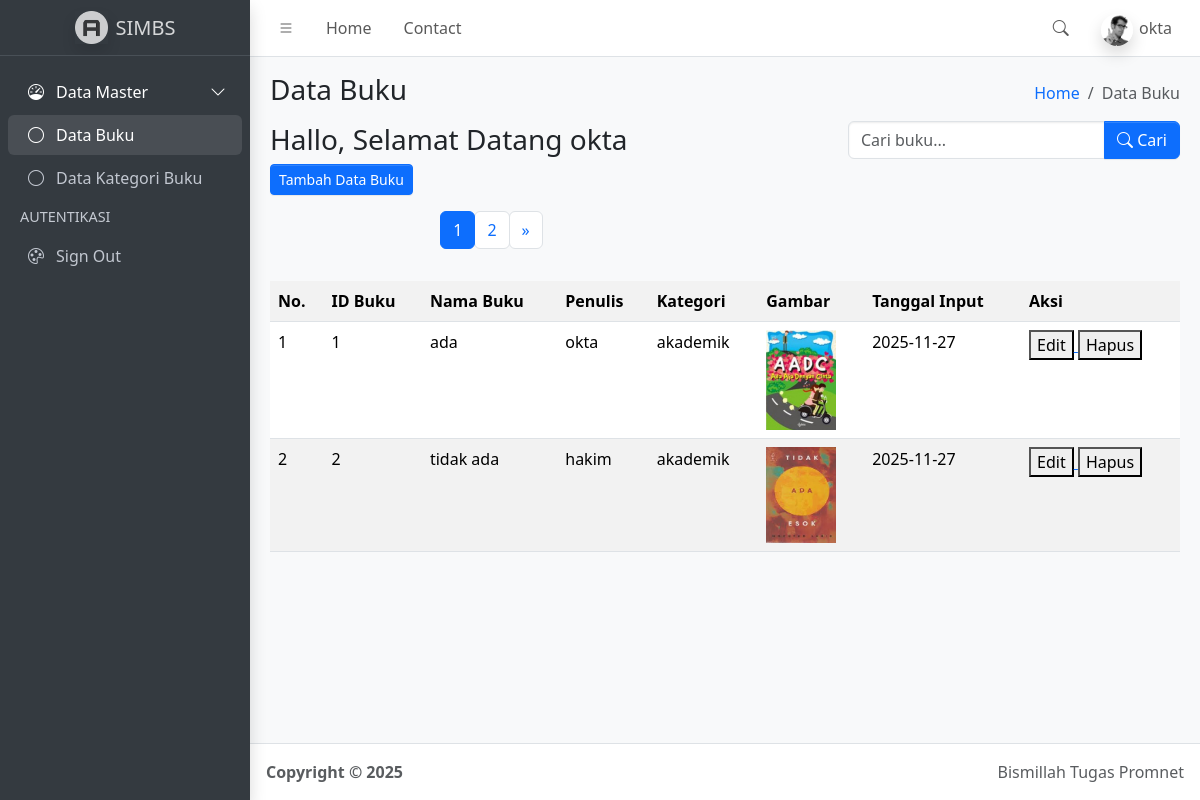
/index.php (signed in), run on the app's committed database.
### tables this page shows
CREATE TABLE `buku` (
  `id_buku` int(50) NOT NULL,
  `nama_buku` varchar(100) NOT NULL,
  `penulis` varchar(100) NOT NULL,
  `gambar` varchar(50) NOT NULL,
  `tanggal_input` date NOT NULL DEFAULT current_timestamp(),
  `id_kategori` int(50) DEFAULT NULL
);

CREATE TABLE `kategori` (
  `id_kategori` int(50) NOT NULL,
  `nama_kategori` varchar(100) NOT NULL
);

### function.php (called while the page is built, shortened)
<?php
$conn = mysqli_connect("localhost", "root", "", "SIMBS");
function query($query){
    global $conn;
	$result = mysqli_query($conn, $query);
	$rows = [];
	while( $row = mysqli_fetch_assoc($result) ) {
		$rows[] = $row;
	}
	return $rows;
}
?>

### index.php (the view, shortened to what this page needs)
<?php
      require("function.php");
    $jumlahDataPerHalaman = 2;
    $jumlahData = count(query("SELECT * FROM buku"));
    $jumlahHalaman = ceil($jumlahData / $jumlahDataPerHalaman);
    $halamanAktif = ( isset($_GET["halaman"]) ) ? $_GET["halaman"] : 1;
    $awalData = ( $jumlahDataPerHalaman * $halamanAktif ) - $jumlahDataPerHalaman;
    $buku = query("SELECT buku.*, kategori.nama_kategori
               FROM buku
               INNER JOIN kategori ON buku.id_kategori = kategori.id_kategori
               LIMIT $awalData, $jumlahDataPerHalaman");
?>
<!doctype html>
<html lang="en">
  <head>
    <link
      rel="stylesheet"
      href="https://cdn.jsdelivr.net/npm/@fontsource/source-sans-3@5.0.12/index.css"
      media="print"
      onload="this.media='all'"
    />
    <link
      rel="stylesheet"
      href="https://cdn.jsdelivr.net/npm/overlayscrollbars@2.11.0/styles/overlayscrollbars.min.css"
    />
    <link
      rel="stylesheet"
      href="https://cdn.jsdelivr.net/npm/bootstrap-icons@1.13.1/font/bootstrap-icons.min.css"
    />
    <link rel="stylesheet" href="dist/css/adminlte.min.css" />
    <link
      rel="stylesheet"
      href="https://cdn.jsdelivr.net/npm/apexcharts@3.37.1/dist/apexcharts.css"
    />
    <link
      rel="stylesheet"
      href="https://cdn.jsdelivr.net/npm/jsvectormap@1.5.3/dist/css/jsvectormap.min.css"
    />
  </head>
  <body class="layout-fixed sidebar-expand-lg bg-body-tertiary">
    <div class="app-wrapper">
      <nav class="app-header navbar navbar-expand bg-body">
        <div class="container-fluid">
          <ul class="navbar-nav">
            <li class="nav-item">
              <a class="nav-link" data-lte-toggle="sidebar" href="#" role="button">
                <i class="bi bi-list"></i>
              </a>
            </li>
            <li class="nav-item d-none d-md-block">
              <a href="#" class="nav-link">Home</a>
            </li>
            <li class="nav-item d-none d-md-block">
              <a href="#" class="nav-link">Contact</a>
            </li>
          </ul>
          <ul class="navbar-nav ms-auto">
            <li class="nav-item">
              <a class="nav-link" data-widget="navbar-search" href="#" role="button">
                <i class="bi bi-search"></i>
              </a>
            </li>
            <li class="nav-item dropdown user-menu">
              <a href="#" class="nav-link dropdown-toggle" data-bs-toggle="dropdown">
                <img
                  src="dist/assets/img/user2-160x160.jpg"
                  class="user-image rounded-circle shadow"
                  alt="User Image"
                />
                <span class="d-none d-md-inline"><?= $_SESSION['username']; ?> <P class="R H"></P></span>
              </a>
            </li>
          </ul>
        </div>
      </nav>
      <aside class="app-sidebar bg-body-secondary shadow" data-bs-theme="dark">
        <div class="sidebar-brand">
          <a href="index.php" class="brand-link">
            <img
              src="dist/assets/img/AdminLTELogo.png"
              alt="AdminLTE Logo"
              class="brand-image opacity-75 shadow"
            />
            <span class="brand-text fw-light"> SIMBS</span>
          </a>
        </div>
        <div class="sidebar-wrapper">
          <nav class="mt-2">
            <ul
              class="nav sidebar-menu flex-column"
              data-lte-toggle="treeview"
              role="navigation"
              aria-label="Main navigation"
              data-accordion="false"
              id="navigation"
            >
              <li class="nav-item menu-open">
                <a href="#" class="nav-link active">
                  <i class="nav-icon bi bi-speedometer"></i>
                  <p>
                    Data Master
                  </p>
                </a>
                <ul class="nav nav-treeview">
                  <li class="nav-item">
                    <a href="index.php" class="nav-link active">
                      <i class="nav-icon bi bi-circle"></i>
                      <p>Data Buku </p>
                    </a>
                  </li>
                  <li class="nav-item">
                    <a href="kategori.php" class="nav-link">
                      <i class="nav-icon bi bi-circle"></i>
                      <p>Data Kategori Buku</p>
                    </a>
                  </li>
                </ul>
              </li>
              <li class="nav-header">AUTENTIKASI</li>
              <li class="nav-item">
                <a href="logout.php" class="nav-link">
                  <i class="nav-icon bi bi-palette"></i>
                  <p>Sign Out</p>
                </a>
              </li>
            </ul>
          </nav>
        </div>
      </aside>
      <main class="app-main">
        <div class="app-content-header">
          <div class="container-fluid">
            <div class="row">
              <div class="col-sm-6">
                <h3 class="mb-3">Data Buku </h3>
                <h3>Hallo, Selamat Datang <?= $_SESSION['username']; ?></h3>
                <a href="tambah_data.php">
                  <button class="btn-sm btn btn-primary">Tambah Data Buku</button>
                </a>
                <nav aria-label="Page navigation example">
                  <nav class="d-flex justify-content-center mt-3">
                    <ul class="pagination">
                        <?php for ($i = 1; $i <= $jumlahHalaman; $i++) : ?>
                            <?php if ($i == $halamanAktif) : ?>
                                <li class="page-item active">
                                    <a class="page-link" href="?halaman=<?= $i; ?>"><?= $i; ?></a>
                                </li>
                            <?php else : ?>
                                <li class="page-item">
                                    <a class="page-link" href="?halaman=<?= $i; ?>"><?= $i; ?></a>
                                </li>
                            <?php endif; ?>
                        <?php endfor; ?>
                        <?php if ($halamanAktif < $jumlahHalaman) : ?>
                            <li class="page-item">
                                <a class="page-link" href="?halaman=<?= $halamanAktif + 1; ?>">&raquo;</a>
                            </li>
                        <?php endif; ?>
                    </ul>
                </nav>
              </div>
              <div class="col-sm-6 d-flex flex-column align-items-end">
                <ol class="breadcrumb">
                  <li class="breadcrumb-item"><a href="#">Home</a></li>
                  <li class="breadcrumb-item active" aria-current="page">Data Buku</li>
                </ol>
                <form class="mt-2" method="GET">
                  <div class="input-group">
                  <input
                    type="text"
                    class="form-control"
                    name="keyword"
                    placeholder="Cari buku..."
                  >
                  <button class="btn btn-primary" type="submit">
                    <i class="bi bi-search"></i> Cari
                  </button>
                </div>
                </form>
              </div>
            </div>
          </div>
        </div>
        <div class="app-content">
          <div class="container-fluid">
            <div class="row">
              <div class="col">
                <table class="table table-striped table-hover">
                  <tr>
                    <th>No.</th>
                    <th>ID Buku</th>
                    <th>Nama Buku</th>
                    <th>Penulis</th>
                    <th>Kategori</th>
                    <th>Gambar</th>
                    <th>Tanggal Input</th>
                    <th>Aksi</th>
                  </tr>
                  <?php $no=1 ?>
                <?php foreach($buku as $data): ?>
                  <tr>
                      <td> <?= $no ?> </td>
                      <td> <?= $data['id_buku'] ?> </td>
                      <td> <?= $data['nama_buku'] ?> </td>
                      <td> <?= $data['penulis'] ?> </td>
                      <td> <?= $data['nama_kategori'] ?> </td>
                      <td><img src="img/<?php echo $data['gambar']; ?>" width="70"></td>
                      <td> <?= $data['tanggal_input'] ?> </td>
                      <td>
                          <a href="ubah_data.php?id=<?= $data['id_buku'] ?>">
                              <button class="btn-sm btn-success">Edit</button>
                          </a>
                          <a href="hapus_data.php?id=<?= $data['id_buku'] ?>">
                              <button class="btn-sm btn-danger">Hapus</button>
                          </a>
                      </td>
                  </tr>
                  <?php $no++; ?>
                  <?php endforeach; ?>
                </table>
              </div>
            </div>
          </div>
        </div>
      </main>
      <footer class="app-footer">
        <div class="float-end d-none d-sm-inline">Bismillah Tugas Promnet</div>
        <strong>
          Copyright &copy; 2025&nbsp;
        </strong>
      </footer>
    </div>
  </body>
</html>

### data on the page
buku: id_buku "1", nama_buku "ada", penulis "okta", id_kategori.nama_kategori "akademik", gambar (picture), tanggal_input "2025-11-27"
buku: id_buku "2", nama_buku "tidak ada", penulis "hakim", id_kategori.nama_kategori "akademik", gambar (picture), tanggal_input "2025-11-27"

### other printed values
$_SESSION['username'] "okta"
